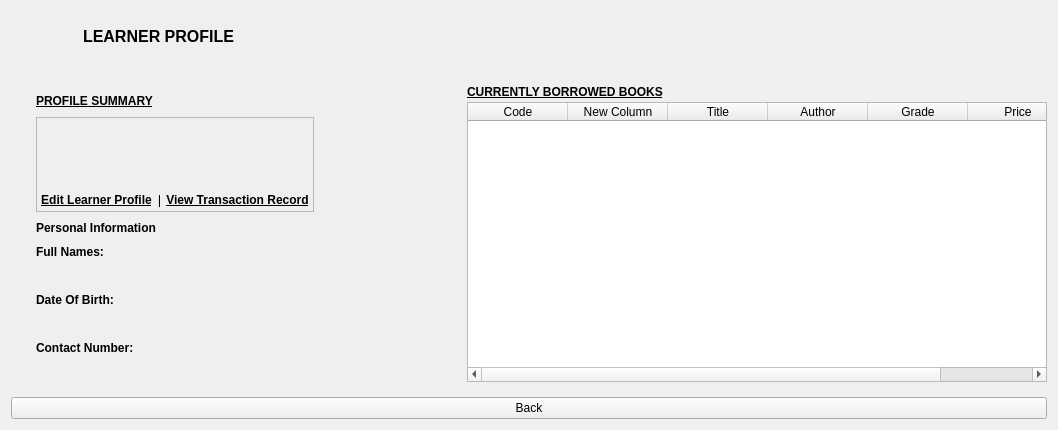
                         <widget class="QWidget" name="page_profile">
                          <layout class="QVBoxLayout" name="verticalLayout_190">
                           <item>
                            <layout class="QVBoxLayout" name="verticalLayout_31">
                             <item>
                              <layout class="QHBoxLayout" name="horizontalLayout_54">
                               <property name="spacing">
                                <number>0</number>
                               </property>
                               <property name="bottomMargin">
                                <number>15</number>
                               </property>
                               <item>
                                <spacer name="horizontalSpacer_19">
                                 <property name="orientation">
                                  <enum>Qt::Orientation::Horizontal</enum>
                                 </property>
                                 <property name="sizeType">
                                  <enum>QSizePolicy::Policy::Preferred</enum>
                                 </property>
                                 <property name="sizeHint" stdset="0">
                                  <size>
                                   <width>22</width>
                                   <height>20</height>
                                  </size>
                                 </property>
                                </spacer>
                               </item>
                               <item>
                                <widget class="QLabel" name="label_profileIcon">
                                 <property name="minimumSize">
                                  <size>
                                   <width>50</width>
                                   <height>50</height>
                                  </size>
                                 </property>
                                 <property name="maximumSize">
                                  <size>
                                   <width>50</width>
                                   <height>50</height>
                                  </size>
                                 </property>
                                 <property name="font">
                                  <font>
                                   <bold>true</bold>
                                  </font>
                                 </property>
                                 <property name="text">
                                  <string />
                                 </property>
                                 <property name="pixmap">
                                  <pixmap resource="../resources.qrc">:/icons/icons/utils/user.png</pixmap>
                                 </property>
                                 <property name="scaledContents">
                                  <bool>true</bool>
                                 </property>
                                </widget>
                               </item>
                               <item>
                                <widget class="QLabel" name="label_profileTiltle">
                                 <property name="minimumSize">
                                  <size>
                                   <width>0</width>
                                   <height>20</height>
                                  </size>
                                 </property>
                                 <property name="maximumSize">
                                  <size>
                                   <width>16777215</width>
                                   <height>20</height>
                                  </size>
                                 </property>
                                 <property name="font">
                                  <font>
                                   <pointsize>12</pointsize>
                                   <bold>true</bold>
                                  </font>
                                 </property>
                                 <property name="text">
                                  <string>LEARNER PROFILE</string>
                                 </property>
                                </widget>
                               </item>
                               <item>
                                <spacer name="horizontalSpacer_18">
                                 <property name="orientation">
                                  <enum>Qt::Orientation::Horizontal</enum>
                                 </property>
                                 <property name="sizeHint" stdset="0">
                                  <size>
                                   <width>40</width>
                                   <height>20</height>
                                  </size>
                                 </property>
                                </spacer>
                               </item>
                              </layout>
                             </item>
                             <item>
                              <layout class="QHBoxLayout" name="horizontalLayout_16">
                               <item alignment="Qt::AlignmentFlag::AlignLeft|Qt::AlignmentFlag::AlignTop">
                                <widget class="QWidget" name="widget_summaryBackground" native="true">
                                 <property name="minimumSize">
                                  <size>
                                   <width>450</width>
                                   <height>0</height>
                                  </size>
                                 </property>
                                 <layout class="QVBoxLayout" name="verticalLayout_65">
                                  <property name="leftMargin">
                                   <number>25</number>
                                  </property>
                                  <item>
                                   <widget class="QLabel" name="label_summaryTitle">
                                    <property name="minimumSize">
                                     <size>
                                      <width>0</width>
                                      <height>20</height>
                                     </size>
                                    </property>
                                    <property name="maximumSize">
                                     <size>
                                      <width>16777215</width>
                                      <height>20</height>
                                     </size>
                                    </property>
                                    <property name="font">
                                     <font>
                                      <bold>true</bold>
                                      <underline>true</underline>
                                     </font>
                                    </property>
                                    <property name="text">
                                     <string>PROFILE SUMMARY</string>
                                    </property>
                                   </widget>
                                  </item>
                                  <item alignment="Qt::AlignmentFlag::AlignLeft">
                                   <widget class="QFrame" name="frame_profileInfo">
                                    <property name="minimumSize">
                                     <size>
                                      <width>0</width>
                                      <height>50</height>
                                     </size>
                                    </property>
                                    <property name="maximumSize">
                                     <size>
                                      <width>16777215</width>
                                      <height>100</height>
                                     </size>
                                    </property>
                                    <property name="frameShape">
                                     <enum>QFrame::Shape::StyledPanel</enum>
                                    </property>
                                    <property name="frameShadow">
                                     <enum>QFrame::Shadow::Raised</enum>
                                    </property>
                                    <layout class="QVBoxLayout" name="verticalLayout_25">
                                     <property name="leftMargin">
                                      <number>0</number>
                                     </property>
                                     <property name="topMargin">
                                      <number>0</number>
                                     </property>
                                     <property name="rightMargin">
                                      <number>0</number>
                                     </property>
                                     <property name="bottomMargin">
                                      <number>0</number>
                                     </property>
                                     <item>
                                      <layout class="QHBoxLayout" name="horizontalLayout_9">
                                       <property name="spacing">
                                        <number>0</number>
                                       </property>
                                       <property name="topMargin">
                                        <number>15</number>
                                       </property>
                                       <property name="bottomMargin">
                                        <number>10</number>
                                       </property>
                                       <item>
                                        <widget class="QLabel" name="label_profilePic">
                                         <property name="minimumSize">
                                          <size>
                                           <width>40</width>
                                           <height>40</height>
                                          </size>
                                         </property>
                                         <property name="maximumSize">
                                          <size>
                                           <width>40</width>
                                           <height>40</height>
                                          </size>
                                         </property>
                                         <property name="text">
                                          <string />
                                         </property>
                                         <property name="pixmap">
                                          <pixmap resource="../resources.qrc">:/icons/icons/utils/profile-picture.png</pixmap>
                                         </property>
                                         <property name="scaledContents">
                                          <bool>true</bool>
                                         </property>
                                        </widget>
                                       </item>
                                       <item>
                                        <layout class="QVBoxLayout" name="verticalLayout_66">
                                         <property name="spacing">
                                          <number>0</number>
                                         </property>
                                         <property name="leftMargin">
                                          <number>5</number>
                                         </property>
                                         <item>
                                          <widget class="QLabel" name="label_profileInitialSurname">
                                           <property name="minimumSize">
                                            <size>
                                             <width>0</width>
                                             <height>20</height>
                                            </size>
                                           </property>
                                           <property name="maximumSize">
                                            <size>
                                             <width>16777215</width>
                                             <height>20</height>
                                            </size>
                                           </property>
                                           <property name="text">
                                            <string />
                                           </property>
                                          </widget>
                                         </item>
                                         <item>
                                          <widget class="QLabel" name="label_profileGrade">
                                           <property name="minimumSize">
                                            <size>
                                             <width>0</width>
                                             <height>20</height>
                                            </size>
                                           </property>
                                           <property name="maximumSize">
                                            <size>
                                             <width>16777215</width>
                                             <height>20</height>
                                            </size>
                                           </property>
                                           <property name="text">
                                            <string />
                                           </property>
                                          </widget>
                                         </item>
                                        </layout>
                                       </item>
                                      </layout>
                                     </item>
                                     <item>
                                      <layout class="QHBoxLayout" name="horizontalLayout_8">
                                       <property name="spacing">
                                        <number>2</number>
                                       </property>
                                       <item>
                                        <widget class="QPushButton" name="pushButton_editLearnerProfile">
                                         <property name="font">
                                          <font>
                                           <italic>false</italic>
                                           <bold>true</bold>
                                           <underline>true</underline>
                                          </font>
                                         </property>
                                         <property name="text">
                                          <string>Edit Learner Profile</string>
                                         </property>
                                         <property name="flat">
                                          <bool>true</bool>
                                         </property>
                                        </widget>
                                       </item>
                                       <item>
                                        <widget class="QLabel" name="label_separater">
                                         <property name="minimumSize">
                                          <size>
                                           <width>2</width>
                                           <height>0</height>
                                          </size>
                                         </property>
                                         <property name="maximumSize">
                                          <size>
                                           <width>2</width>
                                           <height>16777215</height>
                                          </size>
                                         </property>
                                         <property name="font">
                                          <font>
                                           <bold>true</bold>
                                          </font>
                                         </property>
                                         <property name="text">
                                          <string>|</string>
                                         </property>
                                        </widget>
                                       </item>
                                       <item alignment="Qt::AlignmentFlag::AlignLeft">
                                        <widget class="QPushButton" name="pushButton_viewTransactionRecord">
                                         <property name="font">
                                          <font>
                                           <italic>false</italic>
                                           <bold>true</bold>
                                           <underline>true</underline>
                                          </font>
                                         </property>
                                         <property name="text">
                                          <string>View Transaction Record</string>
                                         </property>
                                         <property name="flat">
                                          <bool>true</bool>
                                         </property>
                                        </widget>
                                       </item>
                                      </layout>
                                     </item>
                                    </layout>
                                   </widget>
                                  </item>
                                  <item>
                                   <layout class="QVBoxLayout" name="verticalLayout_64">
                                    <property name="spacing">
                                     <number>4</number>
                                    </property>
                                    <item>
                                     <widget class="QLabel" name="label_personalInfoTitle">
                                      <property name="minimumSize">
                                       <size>
                                        <width>0</width>
                                        <height>20</height>
                                       </size>
                                      </property>
                                      <property name="maximumSize">
                                       <size>
                                        <width>16777215</width>
                                        <height>20</height>
                                       </size>
                                      </property>
                                      <property name="font">
                                       <font>
                                        <bold>true</bold>
                                       </font>
                                      </property>
                                      <property name="text">
                                       <string>Personal Information</string>
                                      </property>
                                     </widget>
                                    </item>
                                    <item>
                                     <widget class="QLabel" name="label_fullNamesTitle">
                                      <property name="minimumSize">
                                       <size>
                                        <width>0</width>
                                        <height>20</height>
                                       </size>
                                      </property>
                                      <property name="maximumSize">
                                       <size>
                                        <width>16777215</width>
                                        <height>20</height>
                                       </size>
                                      </property>
                                      <property name="font">
                                       <font>
                                        <bold>true</bold>
                                       </font>
                                      </property>
                                      <property name="text">
                                       <string>Full Names:</string>
                                      </property>
                                     </widget>
                                    </item>
                                    <item>
                                     <widget class="QLabel" name="label_profileFullName">
                                      <property name="minimumSize">
                                       <size>
                                        <width>0</width>
                                        <height>20</height>
                                       </size>
                                      </property>
                                      <property name="maximumSize">
                                       <size>
                                        <width>16777215</width>
                                        <height>20</height>
                                       </size>
                                      </property>
                                      <property name="text">
                                       <string />
                                      </property>
                                     </widget>
                                    </item>
                                    <item>
                                     <widget class="QLabel" name="label_DOBTitle">
                                      <property name="minimumSize">
                                       <size>
                                        <width>0</width>
                                        <height>20</height>
                                       </size>
                                      </property>
                                      <property name="maximumSize">
                                       <size>
                                        <width>16777215</width>
                                        <height>20</height>
                                       </size>
                                      </property>
                                      <property name="font">
                                       <font>
                                        <bold>true</bold>
                                       </font>
                                      </property>
                                      <property name="text">
                                       <string>Date Of Birth:</string>
                                      </property>
                                     </widget>
                                    </item>
                                    <item>
                                     <widget class="QLabel" name="label_profileDOB">
                                      <property name="minimumSize">
                                       <size>
                                        <width>0</width>
                                        <height>20</height>
                                       </size>
                                      </property>
                                      <property name="maximumSize">
                                       <size>
                                        <width>16777215</width>
                                        <height>20</height>
                                       </size>
                                      </property>
                                      <property name="text">
                                       <string />
                                      </property>
                                     </widget>
                                    </item>
                                    <item>
                                     <widget class="QLabel" name="label_contactTitle">
                                      <property name="minimumSize">
                                       <size>
                                        <width>0</width>
                                        <height>20</height>
                                       </size>
                                      </property>
                                      <property name="maximumSize">
                                       <size>
                                        <width>16777215</width>
                                        <height>20</height>
                                       </size>
                                      </property>
                                      <property name="font">
                                       <font>
                                        <bold>true</bold>
                                       </font>
                                      </property>
                                      <property name="text">
                                       <string>Contact Number:</string>
                                      </property>
                                     </widget>
                                    </item>
                                    <item>
                                     <widget class="QLabel" name="label_profileContact">
                                      <property name="minimumSize">
                                       <size>
                                        <width>0</width>
                                        <height>20</height>
                                       </size>
                                      </property>
                                      <property name="maximumSize">
                                       <size>
                                        <width>16777215</width>
                                        <height>20</height>
                                       </size>
                                      </property>
                                      <property name="text">
                                       <string />
                                      </property>
                                     </widget>
                                    </item>
                                   </layout>
                                  </item>
                                 </layout>
                                </widget>
                               </item>
                               <item alignment="Qt::AlignmentFlag::AlignLeft">
                                <widget class="QWidget" name="widget_borrowedBooksBackground" native="true">
                                 <layout class="QVBoxLayout" name="verticalLayout_68">
                                  <property name="spacing">
                                   <number>0</number>
                                  </property>
                                  <property name="leftMargin">
                                   <number>0</number>
                                  </property>
                                  <property name="topMargin">
                                   <number>0</number>
                                  </property>
                                  <property name="rightMargin">
                                   <number>0</number>
                                  </property>
                                  <item>
                                   <widget class="QLabel" name="label_borrowedBooksTitle">
                                    <property name="minimumSize">
                                     <size>
                                      <width>400</width>
                                      <height>20</height>
                                     </size>
                                    </property>
                                    <property name="maximumSize">
                                     <size>
                                      <width>400</width>
                                      <height>20</height>
                                     </size>
                                    </property>
                                    <property name="font">
                                     <font>
                                      <bold>true</bold>
                                      <underline>true</underline>
                                     </font>
                                    </property>
                                    <property name="text">
                                     <string>CURRENTLY BORROWED BOOKS</string>
                                    </property>
                                   </widget>
                                  </item>
                                  <item alignment="Qt::AlignmentFlag::AlignHCenter">
                                   <widget class="QTableWidget" name="tableWidget_currentlyBorrowedBooks">
                                    <property name="minimumSize">
                                     <size>
                                      <width>580</width>
                                      <height>0</height>
                                     </size>
                                    </property>
                                    <property name="maximumSize">
                                     <size>
                                      <width>580</width>
                                      <height>16777215</height>
                                     </size>
                                    </property>
                                    <column>
                                     <property name="text">
                                      <string>Code</string>
                                     </property>
                                    </column>
                                    <column>
                                     <property name="text">
                                      <string>New Column</string>
                                     </property>
                                    </column>
                                    <column>
                                     <property name="text">
                                      <string>Title</string>
                                     </property>
                                    </column>
                                    <column>
                                     <property name="text">
                                      <string>Author</string>
                                     </property>
                                    </column>
                                    <column>
                                     <property name="text">
                                      <string>Grade</string>
                                     </property>
                                    </column>
                                    <column>
                                     <property name="text">
                                      <string>Price</string>
                                     </property>
                                    </column>
                                   </widget>
                                  </item>
                                 </layout>
                                </widget>
                               </item>
                              </layout>
                             </item>
                            </layout>
                           </item>
                           <item>
                            <widget class="QPushButton" name="pushButton_backToLearners">
                             <property name="text">
                              <string>Back</string>
                             </property>
                            </widget>
                           </item>
                          </layout>
                         </widget>
